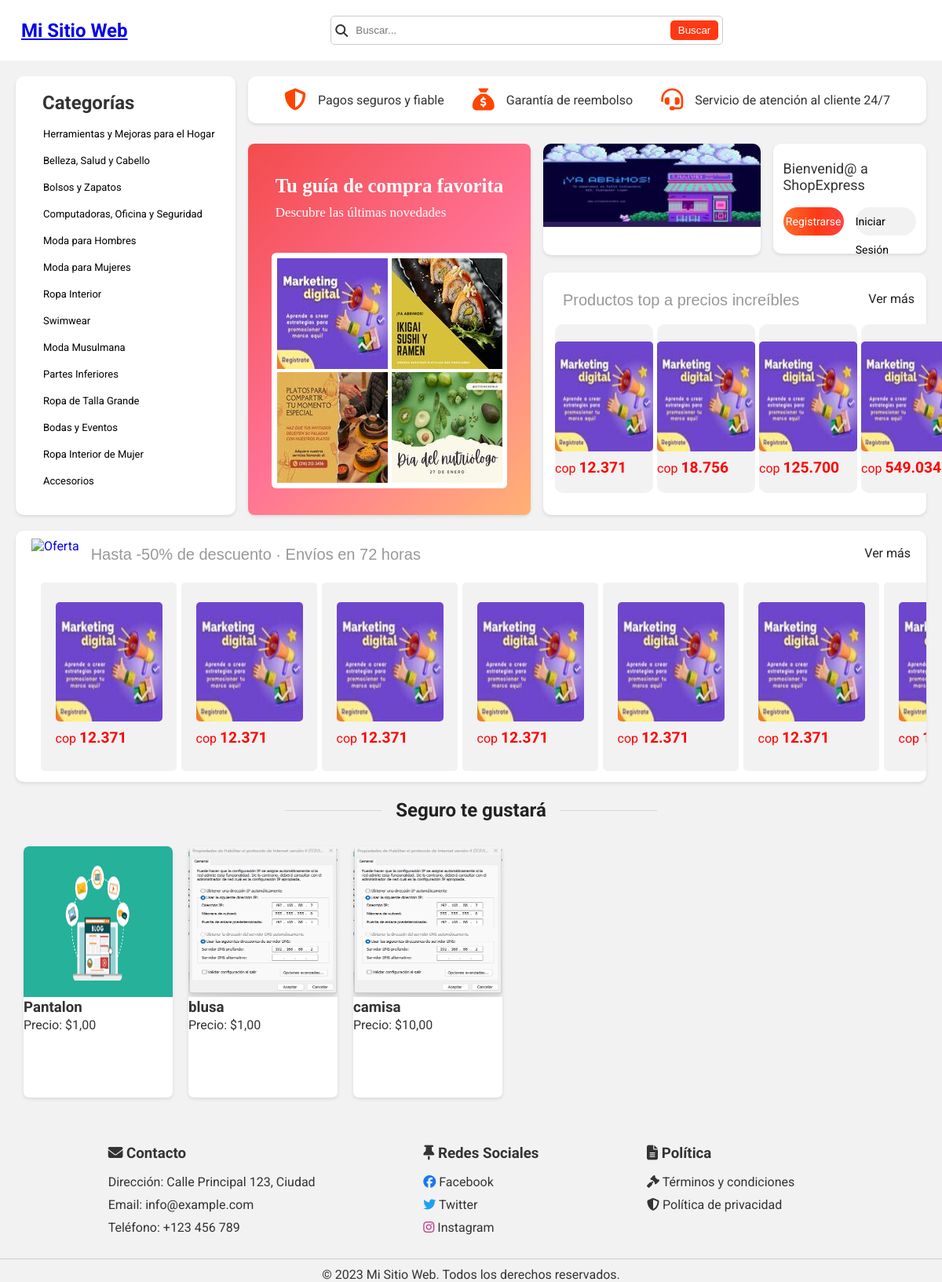
/home/, run on the app's committed database.
### productos/models.py (models this page shows, shortened)
class Categoria(models.Model):
    nombre = models.CharField(max_length=100)
    subcategorias = models.ManyToManyField(Subcategoria)

class Producto(models.Model):
    nombre = models.CharField(max_length=100)
    slug = models.SlugField(max_length=100, unique=True)
    descripcion = models.TextField()
    categoria = models.ForeignKey(Categoria, on_delete=models.CASCADE)
    precio = models.DecimalField(max_digits=6, decimal_places=2)
    stock = models.IntegerField(default=0)
    imagen = models.ImageField(
        upload_to='static/img/productos', null=True, blank=True)
    en_oferta = models.BooleanField(default=False)
    oferta = models.OneToOneField(Oferta, null=True, blank=True, on_delete=models.SET_NULL, related_name= 'oferta_producto')
    class Meta:
        ordering = ['nombre']

### productos/views.py (the view)
# urls.py: path('home/', views.lista_productos, name='lista-productos'),
def lista_productos(request):
    categorias = Categoria.objects.all()
    productos = Producto.objects.all()
    context = {
        'categorias': categorias,
        'productos': productos
    }
    return render(request, 'productos/lista.html', context)

### productos/templates/productos/lista.html (shortened to what this page needs)
{% extends 'base.html' %} {% load static %} {% block content %}
<div class="container__main">
  <div class="sidebar">
    <h3 class="sidebar__title">Categorías</h3>
    <ul class="sidebar__categories">
      {% for categoria in categorias %}
      <li class="categoria">
        <a href="#" class="categoria__link">{{ categoria.nombre }}</a>
      </li>
      {% endfor %}
    </ul>
  </div>
  <div class="info__item">
    <span><i class="fas fa-shield-alt"></i> Pagos seguros y fiable</span>
    <span><i class="fas fa-sack-dollar"></i> Garantía de reembolso</span>
    <span
      ><i class="fas fa-headset"></i> Servicio de atención al cliente 24/7</span
    >
  </div>
  <div class="cupones__item">
    <div class="cont__cupones">
      <a href="">
        <div class="cupone__mensaje">Tu guía de compra favorita</div>
        <div class="cupone__mensaje2">Descubre las últimas novedades</div>
      </a>
      <section class="ccupon">
        <div class="carousel__group">
          <div class="image-container">
            <img
              src="{% static 'img/Novedades/imagen1.jpg' %}"
              alt="Imagen 1"
              class="novedad-image"
            />
          </div>
          <div class="image-container">
            <img
              src="{% static 'img/Novedades/imagen2.jpg' %}"
              alt="Imagen 2"
              class="novedad-image"
            />
          </div>
          <div class="image-container">
            <img
              src="{% static 'img/Novedades/imagen3.jpg' %}"
              alt="Imagen 3"
              class="novedad-image"
            />
          </div>
          <div class="image-container">
            <img
              src="{% static 'img/Novedades/imagen4.jpg' %}"
              alt="Imagen 4"
              class="novedad-image"
            />
          </div>
        </div>
      </section>
    </div>
  </div>
  <div class="carousel">
    <div class="carousel__item">
      <img
        src="{% static 'img/Carousel/imagen1.jpg' %}"
        alt="Imagen 1"
        class="carousel__image"
      />
    </div>
  </div>
  <div class="ofertas__item">
    <div class="oferta__info">
      <a href="" class="oferta__link">
        <p class="oferta__descripcion">Productos top a precios increíbles</p>
      </a>
      <div class="ver-mas">
        <a href="{% url 'lista_ofertas' %}" class="ver-mas__enlace">Ver más</a>
      </div>
    </div>
    <div class="oferta_img_contenedor">
      <div class="oferta_item">
        <a href="">
          <div>
            <img src="{% static 'img/Novedades/imagen7.jpg' %}" alt="" />
          </div>
          <div class="oferta_precio">
            <span class="cop">cop</span>
            <span class="precio_oferta">12.371</span>
          </div>
        </a>
      </div>
      <div class="oferta_item">
        <a href="">
          <div>
            <img src="{% static 'img/Novedades/imagen7.jpg' %}" alt="" />
          </div>
          <div class="oferta_precio">
            <span class="cop">cop</span>
            <span class="precio_oferta">18.756</span>
          </div>
        </a>
      </div>
      <div class="oferta_item">
        <a href="">
          <div>
            <img src="{% static 'img/Novedades/imagen7.jpg' %}" alt="" />
          </div>
          <div class="oferta_precio">
            <span class="cop">cop</span>
            <span class="precio_oferta">125.700</span>
          </div>
        </a>
      </div>
      <div class="oferta_item">
        <a href="">
          <div>
            <img src="{% static 'img/Novedades/imagen7.jpg' %}" alt="" />
          </div>
          <div class="oferta_precio">
            <span class="cop">cop</span>
            <span class="precio_oferta">549.034</span>
          </div>
        </a>
      </div>
    </div>
  </div>
  <div class="user__item">
    <div class="user__saludo">
      <span>Bienvenid@ a ShopExpress</span>
    </div>
    {% if user.is_authenticated %}
    <div class="user__links">
      <div class="logout__link">
        <a href="{% url 'logout' %}" class="user__logout">Cerrar Sesión</a>
      </div>
      {% else %}
      <div class="user__links2">
        <div class="registrarse__link">
          <a href="{% url 'signup' %}" class="user__register">Registrarse</a>
        </div>
        <div class="login__link">
          <a href="{% url 'login' %}" class="user__login">Iniciar Sesión</a>
        </div>
      </div>
      {% endif %}
    </div>
  </div>
<div class="contenedor-plus">
  <div class="plus-info">
    <a href="#" class="oferta-link">
      <img
        src="https://ae01.alicdn.com/kf/S78bebe84e585478e84daa0770c4c4e63B/157x96.png_.webp"
        alt="Oferta"
        class="oferta-imagen"
      />
      <p class="oferta-descripcion">
        Hasta -50% de descuento · Envíos en 72 horas
      </p>
    </a>
    <div class="ver-mas">
      <a href="#" class="ver-mas__enlace">Ver más</a>
    </div>
  </div>
  <div class="plus-cont-img">
    <div class="plus-item">
      <a href="#">
        <div>
          <img
            src="{% static 'img/Novedades/imagen7.jpg' %}"
            alt="Producto 1"
          />
        </div>
        <div class="plus-precio">
          <span class="cop">cop</span>
          <span class="precio-plus">12.371</span>
        </div>
      </a>
    </div>
    <div class="plus-item">
      <a href="#">
        <div>
          <img
            src="{% static 'img/Novedades/imagen7.jpg' %}"
            alt="Producto 2"
          />
        </div>
        <div class="plus-precio">
          <span class="cop">cop</span>
          <span class="precio-plus">12.371</span>
        </div>
      </a>
    </div>
    <div class="plus-item">
      <a href="#">
        <div>
          <img
            src="{% static 'img/Novedades/imagen7.jpg' %}"
            alt="Producto 2"
          />
        </div>
        <div class="plus-precio">
          <span class="cop">cop</span>
          <span class="precio-plus">12.371</span>
        </div>
      </a>
    </div>
    <div class="plus-item">
      <a href="#">
        <div>
          <img
            src="{% static 'img/Novedades/imagen7.jpg' %}"
            alt="Producto 2"
          />
        </div>
        <div class="plus-precio">
          <span class="cop">cop</span>
          <span class="precio-plus">12.371</span>
        </div>
      </a>
    </div>
    <div class="plus-item">
      <a href="#">
        <div>
          <img
            src="{% static 'img/Novedades/imagen7.jpg' %}"
            alt="Producto 2"
          />
        </div>
        <div class="plus-precio">
          <span class="cop">cop</span>
          <span class="precio-plus">12.371</span>
        </div>
      </a>
    </div>
    <div class="plus-item">
      <a href="#">
        <div>
          <img
            src="{% static 'img/Novedades/imagen7.jpg' %}"
            alt="Producto 2"
          />
        </div>
        <div class="plus-precio">
          <span class="cop">cop</span>
          <span class="precio-plus">12.371</span>
        </div>
      </a>
    </div>
    <div class="plus-item">
      <a href="#">
        <div>
          <img
            src="{% static 'img/Novedades/imagen7.jpg' %}"
            alt="Producto 2"
          />
        </div>
        <div class="plus-precio">
          <span class="cop">cop</span>
          <span class="precio-plus">12.371</span>
        </div>
      </a>
    </div>
  </div>
</div>
<div class="secound-content">
  <h2 class="secound-content__title">
    <div class="secound-content__title-line"></div>
    <div class="secound-content__title-text">Seguro te gustará</div>
    <div class="secound-content__title-line"></div>
  </h2>
  <div class="secound-content__mosaico-productos">
    {% for producto in productos %}
    <div class="secound-content__producto-card">
      <div class="secound-content__producto__img">
        <a href="{% url 'detalle-producto' producto.slug %}">
          <img src="{{ producto.imagen.url }}" alt="{{ producto.nombre }}" />
        </a>
      </div>
      <h3 class="secound-content__producto-nombre">{{ producto.nombre }}</h3>
      <p class="secound-content__producto-precio">
        Precio: ${{ producto.precio }}
      </p>
    </div>
    {% endfor %}
  </div>
</div>
{% endblock %}

### productos/templates/base.html (shortened to what this page needs)
{% load static %}
<!DOCTYPE html>
<html lang="es">
<head>
    <link rel="stylesheet" href="{% static 'css/style.css' %}">
    <link rel="stylesheet" href="{% static 'css/detalle.css' %}">
    <link rel="stylesheet" href="https://cdn.jsdelivr.net/npm/slick-carousel@1.8.1/slick/slick.css">
    <link rel="stylesheet" href="https://cdn.jsdelivr.net/npm/slick-carousel@1.8.1/slick/slick-theme.css">
</head>
<body>
    <header class="header">
        <nav class="header__nav">
            <div class="header__logo">
                <a href="{% url 'lista-productos' %}" class="logo">Mi Sitio Web</a>
            </div>
            <div class="header__search">
                <i class="fas fa-search"></i>
                <input type="text" class="search__input" placeholder="Buscar...">
                <button class="search__button">Buscar</button>
            </div>
        </nav>
    </header>
    <main class="main-content">
        {% block content %}{% endblock %}
    </main>
    <footer class="footer">
        <div class="seccion__contenedor">
            <div class="footer__contacto">
                <h3><i class="fas fa-envelope"></i> Contacto</h3>
                <p>Dirección: Calle Principal 123, Ciudad</p>
                <p>Email: info@example.com</p>
                <p>Teléfono: +123 456 789</p>
            </div>
            <div class="footer__redes-sociales">
                <h3><i class="fa-solid fa-thumbtack"></i> Redes Sociales</h3>
                <ul>
                    <li><a href="#"><i class="fab fa-facebook"></i> Facebook</a></li>
                    <li><a href="#"><i class="fab fa-twitter"></i> Twitter</a></li>
                    <li><a href="#"><i class="fab fa-instagram"></i> Instagram</a></li>
                </ul>
            </div>
            <div class="footer__politica">
                <h3><i class="fas fa-file-alt"></i> Política</h3>
                <ul>
                    <li><a href="#"><i class="fas fa-gavel"></i> Términos y condiciones</a></li>
                    <li><a href="#"><i class="fas fa-shield-alt"></i> Política de privacidad</a></li>
                </ul>
            </div>
        </div>
        <div class="footer__copyright">
            <p>&copy; {% now "Y" %} Mi Sitio Web. Todos los derechos reservados.</p>
        </div>
    </footer>
</body>
</html>

### static/css/detalle.css (style rules this page uses)
* { margin: 0; padding: 0; box-sizing: border-box; }
body { background-color: #f2f2f2; }

### data on the page
Categoria: nombre "Herramientas y Mejoras para el Hogar"
Categoria: nombre "Belleza, Salud y Cabello"
Categoria: nombre "Bolsos y Zapatos"
Categoria: nombre "Computadoras, Oficina y Seguridad"
Categoria: nombre "Moda para Hombres"
Categoria: nombre "Moda para Mujeres"
Categoria: nombre "Ropa Interior"
Categoria: nombre "Swimwear"
Categoria: nombre "Moda Musulmana"
Categoria: nombre "Partes Inferiores"
Categoria: nombre "Ropa de Talla Grande"
Categoria: nombre "Bodas y Eventos"
Categoria: nombre "Ropa Interior de Mujer"
Categoria: nombre "Accesorios"
Producto: imagen (picture), nombre "Pantalon", precio "1,00"
Producto: imagen (picture), nombre "blusa", precio "1,00"
Producto: imagen (picture), nombre "camisa", precio "10,00"
